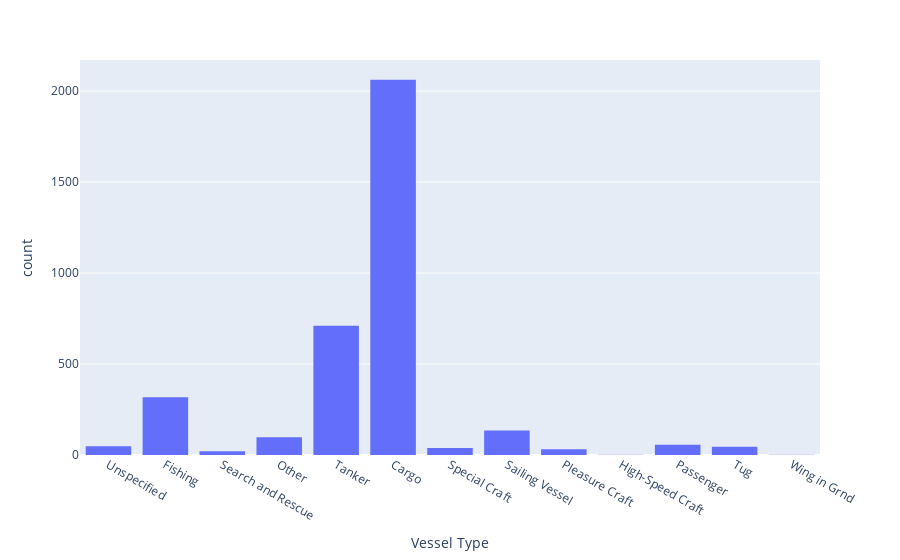

This figure's notebook cell:
### Code cell
px.histogram(df, x='type_summary', labels={'type_summary': 'Vessel Type'})

### Figure 1 — Plotly figure (JSON) as saved in the notebook; plotly's stock layout.template omitted (floating-point values rounded to 4 significant figures; data arrays with more than 128 entries replaced by an {"elided": "..."} marker saying what was removed)
{"data": [{"alignmentgroup": "True", "bingroup": "x", "hovertemplate": "Vessel Type=%{x}<br>count=%{y}<extra></extra>", "legendgroup": "", "marker": {"color": "#636efa"}, "name": "", "offsetgroup": "", "orientation": "v", "showlegend": false, "type": "histogram", "x": {"elided": "3566 str values"}, "xaxis": "x", "yaxis": "y"}], "layout": {"barmode": "relative", "legend": {"tracegroupgap": 0}, "margin": {"t": 60}, "xaxis": {"anchor": "y", "domain": [0, 1], "title": {"text": "Vessel Type"}}, "yaxis": {"anchor": "x", "domain": [0, 1], "title": {"text": "count"}}}}
